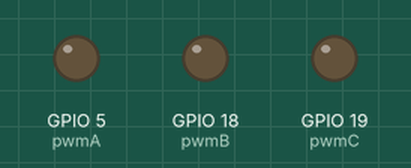
Simulated run of this program. Board: ESP32. Shown: output pins drawn as LEDs (lit = HIGH). What the program prints to the serial monitor is not drawn.

Above: at 3.15 s.
At 8.85 s:
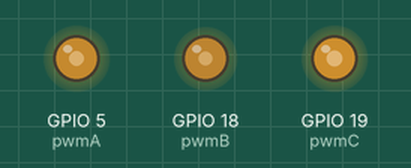
Timing chart, 0 to 8.8 s (numbered marks = the images above):
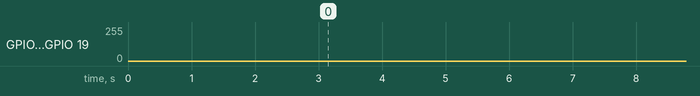

The program:

main.cpp
```cpp
/*
 * 日期：2023.7.22
 * 开环速度控制代码
 * 使用vofa+ 进行串口调试，波特率需要设置为9600
 * 电机A2212/15T的极对数：7
 */
#include <Arduino.h>

const int poles = 7;  // 电机的极对数

// PWM输出引脚定义
const char pwmA = 5;
const char pwmB = 18;
const char pwmC = 19;

const float voltagePowerSupply = 12.4;
float open_loop_timestamp = 0;
float shaft_angle = 0; // 机械角度
float zero_electric_angle = 0;
float Ualpha, Ubeta = 0;
float Ua = 0, Ub = 0, Uc = 0;
float dc_a = 0, dc_b = 0, dc_c = 0;

void setup()
{
    Serial.begin(9600);

    // PWM设置
    pinMode(pwmA, OUTPUT);
    pinMode(pwmB, OUTPUT);
    pinMode(pwmC, OUTPUT);
    ledcAttachPin(pwmA, 0);
    ledcAttachPin(pwmB, 1);
    ledcAttachPin(pwmC, 2);
    ledcSetup(0, 30000, 8); // pwm频道, 频率, 精度
    ledcSetup(1, 30000, 8); // pwm频道, 频率, 精度
    ledcSetup(2, 30000, 8); // pwm频道, 频率, 精度
    Serial.println("完成PWM初始化设置");
    delay(3000);
}

// 电角度 = 机械角度 * 极对数
float _electricalAngle(float shaft_angle, int pole_pairs)
{
    return (shaft_angle * pole_pairs);
}

// 角度归一化到[0, 2pi]，把输入的角度限制在[0, 2pi]
float _normalizeAngle(float angle)
{
    float a = fmod(angle, 2 * PI); // 取余，结果可能为负值
    return a >= 0 ? a : (a + 2 * PI);
}

// 设置PWM输出
void setPwm(float Ua, float Ub, float Uc)
{

    // 计算占空比，限制占空比从0到1
    dc_a = constrain(Ua / voltagePowerSupply, 0.0f, 1.0f);
    dc_b = constrain(Ub / voltagePowerSupply, 0.0f, 1.0f);
    dc_c = constrain(Uc / voltagePowerSupply, 0.0f, 1.0f);

    // 写入PWM到PWM 0 1 2 通道
    ledcWrite(0, dc_a * 255);
    ledcWrite(1, dc_b * 255);
    ledcWrite(2, dc_c * 255);
}

// 核心公式
void setPhaseVoltage(float Uq, float Ud, float angle_el)
{
    angle_el = _normalizeAngle(angle_el + zero_electric_angle); // 电角度

    // 帕克逆变换
    Ualpha = -Uq * sin(angle_el);
    Ubeta = Uq * cos(angle_el);

    // 克拉克逆变换
    Ua = Ualpha + voltagePowerSupply / 2;
    Ub = (sqrt(3) * Ubeta - Ualpha) / 2 + voltagePowerSupply / 2;
    Uc = (-Ualpha - sqrt(3) * Ubeta) / 2 + voltagePowerSupply / 2;
    setPwm(Ua, Ub, Uc);
}

// 开环速度函数，Uq和电角度生成器
float velocityOpenloop(float target_velocity)
{
    unsigned long now_us = micros(); // 获取从开启芯片以来的微秒数，它的精度是 4 微秒。 micros() 返回的是一个无符号长整型（unsigned long）的值

    // 计算当前每个Loop的运行时间间隔
    float Ts = (now_us - open_loop_timestamp) * 1e-6f;

    // 由于 micros() 函数返回的时间戳会在大约 70 分钟之后重新开始计数，在由70分钟跳变到0时，TS会出现异常，因此需要进行修正。如果时间间隔小于等于零或大于 0.5 秒，则将其设置为一个较小的默认值，即 1e-3f
    if (Ts <= 0 || Ts > 0.5f)
        Ts = 1e-3f;

    // 通过乘以时间间隔和目标速度来计算需要转动的机械角度，存储在 shaft_angle 变量中。在此之前，还需要对轴角度进行归一化，以确保其值在 0 到 2π 之间。
    shaft_angle = _normalizeAngle(shaft_angle + target_velocity * Ts);
    // 以目标速度为 10 rad/s 为例，如果时间间隔是 1 秒，则在每个循环中需要增加 10 * 1 = 10 弧度的角度变化量，才能使电机转动到目标速度。
    // 如果时间间隔是 0.1 秒，那么在每个循环中需要增加的角度变化量就是 10 * 0.1 = 1 弧度，才能实现相同的目标速度。因此，电机轴的转动角度取决于目标速度和时间间隔的乘积。

    // 使用早前设置的voltage_power_supply的1/3作为Uq值，这个值会直接影响输出力矩
    // 最大只能设置为Uq = voltage_power_supply/2，否则ua,ub,uc会超出供电电压限幅
    float Uq = voltagePowerSupply / 10;

    setPhaseVoltage(1.0f, 0, _electricalAngle(shaft_angle, poles)); // 极对数可以设置为常量

    open_loop_timestamp = now_us; // 用于计算下一个时间间隔

    return Uq;
}

void debug()
{
    Serial.printf("%f,%f,%f\n", dc_a, dc_b, dc_c);
}

void loop()
{
    velocityOpenloop(5);
    // debug();
}
```
